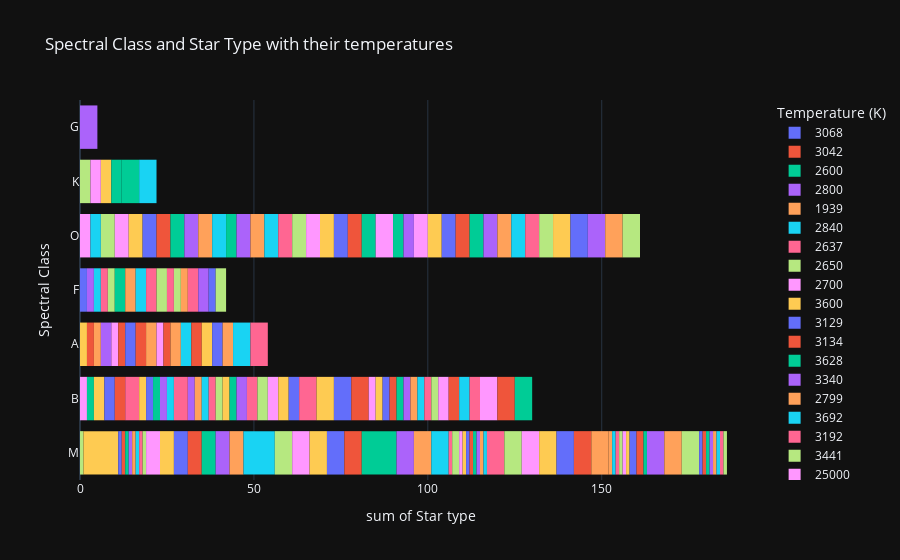

The code cell stored with this chart in its notebook:
### Markdown cell above
### Above plots shows the distribution of Star Types among Spectral Classes

### Code cell
fig = px.histogram(dataset, y="Spectral Class", x="Star type", color="Temperature (K)",
                   hover_data=dataset.columns, template = 'plotly_dark', title = 'Spectral Class and Star Type with their temperatures')
fig.show()
